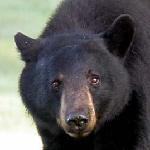
#> input picture BearHead/bearfrontal0001.jpg, 150 x 150 px; its folder holds only this picture in this run
$ jupyter execute --allow-errors Algoclassification.ipynb   (older library calls are emulated)
#> lines starting #> are read from the running program, lines starting #| are printed output that depends on the picture
## Classification

[cell 1]
from skimage.io import imread, imshow
from skimage.transform import resize
import matplotlib.pyplot as plt
import os # permet d'accéder au répertoire et fichier du SE

[cell 2]
# Chemin d'accès au répertoire courant
rep=os.getcwd()
print(rep)

[cell 3]
#lister les éléments du répertoire courant
os.listdir(rep)

[cell 4]
#Lecture image bearhead
BearHead=[]

[cell 5]
#creation du chemin d'accès au répertoire contenant les image Bearhead
way1=os.path.join(rep,os.listdir(rep)[1])
print(way1)

[cell 6]
for file in os.listdir(way1):
    image=imread(os.path.join(way1,file),as_gray=True)
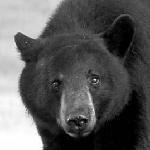
#> image: shape (150, 150) float64; min 0, max 1, mean 0.352
    image=resize(image,(128,64))
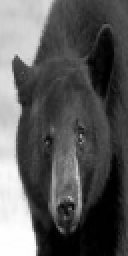
#> image: shape (128, 64) float64 (shown 2 times larger); min 1.96e-05, max 1, mean 0.352
    BearHead.append(image)

[cell 7]
CatHead=[]

#> (the rest of this cell did not finish here and is left out)

[cell 8]
CowHead=[]
#> (the rest of this cell did not finish here and is left out)

[cell 9]
DeerHead=[]
way4=os.path.join(rep,os.listdir(rep)[-1])
for file in os.listdir(way4):
    image=imread(os.path.join(way4,file),as_gray=True)
    image=resize(image,(128,64))
    DeerHead.append(image)

## 2- Taille des échantillons

[cell 10]
print("BearHead:", len(BearHead))
#| BearHead: 1
print("CatHead:",len(CatHead))
print("CowHead:", len(CowHead))
print("DeerHead:",len(DeerHead))
#| DeerHead: 1

## 3- Visualisation de quelques images sélectionnées aléatoirement

[cell 11]
import random
f,axes=plt.subplots(4,4,figsize=(10,10))
#> (the rest of this cell did not finish here and is left out)

[cell 12]
from skimage.feature import hog
from skimage import data, exposure
image=data.astronaut()
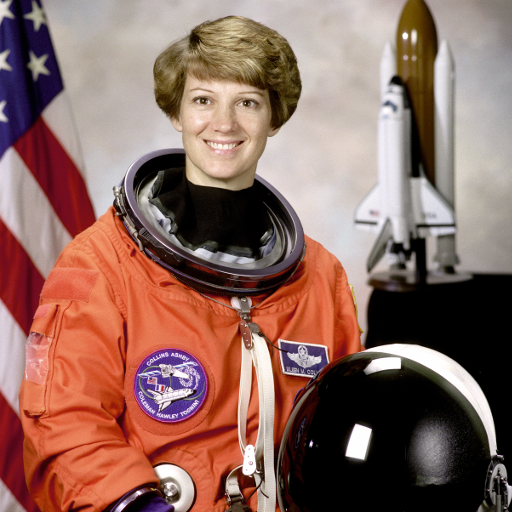
#> input picture skimage.data.astronaut(), 512 x 512 px
#> image is the input picture: shape (512, 512, 3); mean R, G, B 141.6, 105.8, 96.5
hog_datas, hog_image=hog(image,orientations=8,pixels_per_cell=(16,16), cells_per_block=(1,1), visualize=True, multichannel=True)
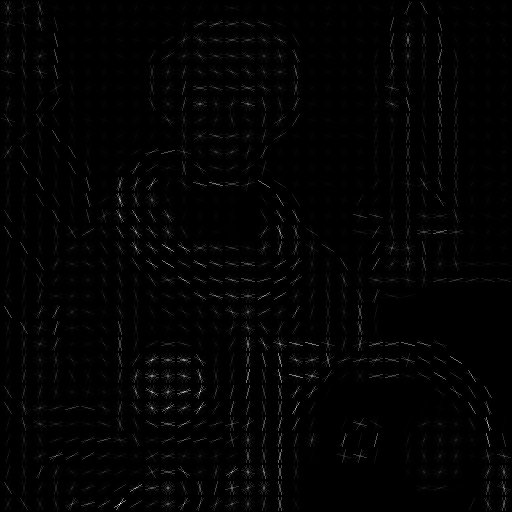
#> hog_image: shape (512, 512) float64; min 0, max 85.77, mean 1.1; drawn with min black and max white
#> hog_datas = 8192 values, max 1 at index 6324, min 0 at index 467, mean 0.299

fig,(ax1,ax2)=plt.subplots(1,2,figsize=(8,4))
ax1.imshow(image,cmap=plt.cm.gray)
ax1.set_title('ImageOriginale')

#Redimensionnement pour un meilleur affichage
hog_image_rescaled=exposure.rescale_intensity(hog_image,in_range=(0,10))
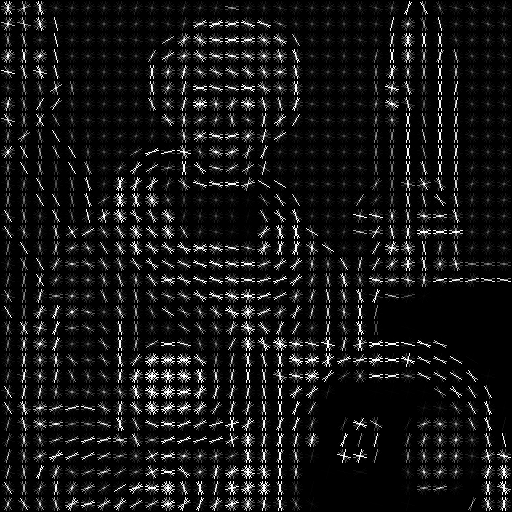
#> hog_image_rescaled: shape (512, 512) float64; min 0, max 1, mean 0.0858
ax2.axis('off')
ax2.imshow(hog_image_rescaled, cmap=plt.cm.gray)
ax2.set_title('Histogram of oriented gradients')

plt.show()

   ## 4- Visualistion du hog pour quelques image

[cell 13]
import random
from skimage.feature import hog
f,axes=plt.subplots(4,4,figsize=(10,10))
#> (the rest of this cell did not finish here and is left out)

# 5- Data Preprocessing

## 5-1 Extraction des caractéristiques HOG pour chaque échantillon d'animal

[cell 14]
# BearHead
hogBearHead=[]
for i in BearHead:
    calcul=hog(i,pixels_per_cell=(8,8), cells_per_block=(2,2), block_norm='L2-Hys')
    hogBearHead.append(calcul)
#> this loop made 1 pass
#> after the loop, hogBearHead = 1 item

[cell 15]
#Conversion en matrice numpy
import numpy as np
hogBearHead=np.array(hogBearHead)
hogBearHead.shape
#> Out = (1, 3780)

[cell 16]
hogCatHead=[]
for i in CatHead:
    calcul=hog(i,pixels_per_cell=(8,8), cells_per_block=(2,2), block_norm='L2-Hys')
    hogCatHead.append(calcul)
#> after the loop, hogCatHead = []

hogCatHead=np.array(hogCatHead)
#> hogCatHead = empty array
hogCatHead.shape
#> Out = (0,)

[cell 17]
hogCowHead=[]
for i in CowHead:
    calcul=hog(i,pixels_per_cell=(8,8), cells_per_block=(2,2), block_norm='L2-Hys')
    hogCowHead.append(calcul)
#> after the loop, hogCowHead = []

hogCowHead=np.array(hogCowHead)
#> hogCowHead = empty array
hogCowHead.shape
#> Out = (0,)

[cell 18]
hogDeerHead=[]
for i in DeerHead:
    calcul=hog(i,pixels_per_cell=(8,8), cells_per_block=(2,2), block_norm='L2-Hys')
    hogDeerHead.append(calcul)
#> after the loop, hogDeerHead = 1 item

hogDeerHead=np.array(hogDeerHead)
hogDeerHead.shape
#> Out = (1, 3780)

## 5-2 Assemblage des données

#> (a cell that did not finish here is left out)

## Définition des modalités de la variable target

- 1: Bearhead

- 2: Cathead

- 3: Cowhead

- 4: Deerhead

[cell 20]
y_BearHead=np.repeat(1,hogBearHead.shape[0])
#> y_BearHead = [1]
y_BearHead.shape
#> Out = (1,)

[cell 21]
y_CatHead=np.repeat(2,hogCatHead.shape[0])
#> y_CatHead = empty array
y_CatHead.shape
#> Out = (0,)

[cell 22]
y_CowHead=np.repeat(3,hogCowHead.shape[0])
#> y_CowHead = empty array
y_CowHead.shape
#> Out = (0,)

[cell 23]
y_DeerHead=np.repeat(4,hogDeerHead.shape[0])
#> y_DeerHead = [4]
y_DeerHead.shape
#> Out = (1,)

[cell 24]
# Rappel méthode hstack
a=np.array([1,2,3])
b=np.array([4,5,6])
np.hstack((a,b))

[cell 25]
y=np.hstack((y_BearHead,y_CatHead,y_CowHead,y_DeerHead))
#> y = [1, 4]
y.shape

[cell 26]
print(y)
#| [1 4]

[cell 27]
# Visualisation des données constituées
datas=[]
#> (the rest of this cell did not finish here and is left out)

[cell 28]
import pandas as pd
datas=pd.DataFrame(datas)
datas

## 5-3 Separation des données en échantillons d"apprentissage et de test

[cell 29]
from sklearn.model_selection import train_test_split
#> (the rest of this cell did not finish here and is left out)

#> (a cell that did not finish here is left out)

#> (a cell that did not finish here is left out)

# 7- Entrainement du classificateur d'animaux

[cell 32]
from sklearn.metrics import accuracy_score
#support vector Machine
from sklearn.svm import SVC
classifier=SVC()
#> (the rest of this cell did not finish here and is left out)

[cell 33]
#Logistic Regression
# Importation de l'algorithme
from sklearn.linear_model import LogisticRegression

# Instanciation de l'algorithme
classifier1 = LogisticRegression()

# Apprentissage du modèle à partir de l'échantillon d'apprentissage
#> (the rest of this cell did not finish here and is left out)

# 8- Utilisation du classifieur sur d'autres images

[cell 34]
from skimage.color import rgb2gray
testImages=[]
for x in range(0,4):
    file=random.choice(os.listdir(way1))
    image=imread(os.path.join(way1,file))
#> image: shape (150, 150, 3)
    image=resize(image,(128,64))
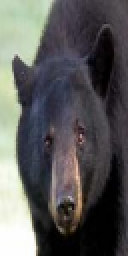
#> image: shape (128, 64, 3) float64 (shown 2 times larger); mean R, G, B 0.353, 0.352, 0.35
    image_gray=rgb2gray(image)
    a={'name':'BearHead','image':image,'HogImage':hog(image_gray, pixels_per_cell=(8,8), cells_per_block=(2,2), block_norm='L2-Hys')}
    testImages.append(a)
